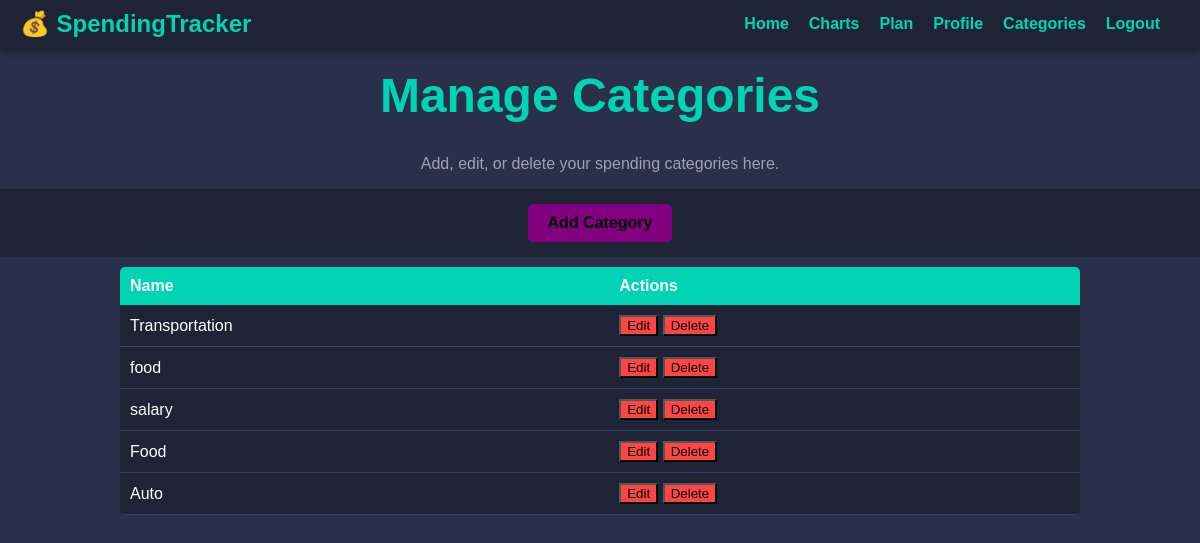
Before: /categories/ (signed in) with the older database file.
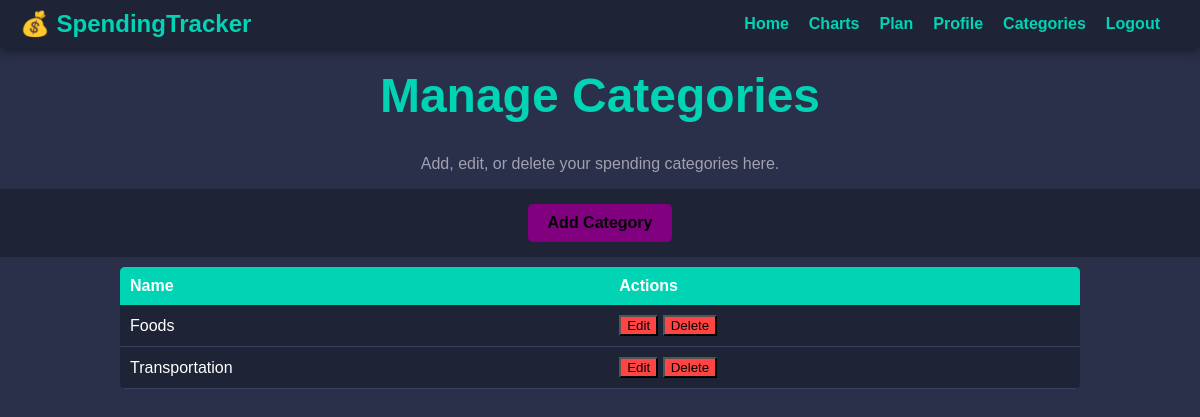
After: the same page with the newer database file.
### spending_tracker_app/models.py (models this page shows, shortened)
class Category(models.Model):
    name = models.CharField(max_length=100, unique=True)
    user = models.ForeignKey(User, on_delete=models.CASCADE)  # Add this line to associate categories with users

### spending_tracker_app/views.py (the view)
# urls.py: path('categories/', views.categories, name='categories'),
@login_required
def categories(request):
    categories = Category.objects.filter(user=request.user)
    context = {'categories': categories}
    return render(request, 'categories.html', context)

### spending_tracker_app/templates/categories.html (shortened to what this page needs)
{% extends 'base.html' %}
{% load static %}
{% block content %}
<h1>Manage Categories</h1>
<p>Add, edit, or delete your spending categories here.</p>
<div class="action-buttons">
    <button class="add-category-btn" style="background-color: purple;" onclick="openCategoryForm()">Add Category</button>
</div>
<table id="categoryTable">
    <thead>
    <tr style="background-color: teal;">
        <th>Name</th>
        <th>Actions</th>
    </tr>
    </thead>
    <tbody>
    {% for cat in categories %}
    <tr>
        <td>{{ cat.name }}</td>
        <td>
            <button onclick="editCategory({{ cat.id }}, '{{ cat.name }}')" style="background-color: #ff4444;">Edit</button>
            <button onclick="confirmDeleteCategory({{ cat.id }})" style="background-color: #ff4444;">Delete</button>
        </td>
    </tr>
    {% endfor %}
    </tbody>
</table>
{% endblock %}

### spending_tracker_app/templates/base.html (shortened to what this page needs)
{% load static %}
<!DOCTYPE html>
<html lang="en">
<head>
    {% load static %}
    <link rel="stylesheet" href="{% static 'css/style.css' %}">
</head>
<body>
    <header>
    <div class="logo">💰 SpendingTracker</div>
    <nav>
        <ul>
            <li><a href="{% url 'spending_tracker_app:index' %}">Home</a></li>
            <li><a href="{% url 'spending_tracker_app:charts' %}">Charts</a></li>
            <li><a href="{% url 'spending_tracker_app:plans' %}">Plan</a></li>
            <li><a href="{% url 'spending_tracker_app:profile' %}">Profile</a></li>
            <li><a href="{% url 'spending_tracker_app:categories' %}">Categories</a></li>
            <li>
                {% if user.is_authenticated %}
                    <a href="#" onclick="openLogoutModal()">Logout</a>
                {% else %}
                    <a href="{% url 'login' %}">Login</a>
                {% endif %}
            </li>
        </ul>
    </nav>
</header>
    <main>
        {% block content %}{% endblock %}
    </main>
</body>
</html>

### spending_tracker_app/static/css/style.css (style rules this page uses)
body { font-family: Arial, sans-serif; margin: 0; padding: 0; background-color: #2a2f4a; color: #fff; }
header { display: flex; justify-content: space-between; align-items: center; background-color: #1e2336; padding: 10px 20px; box-shadow: 0 2px 10px rgba(0, 0, 0, 0.5); }
.logo { font-size: 24px; font-weight: bold; color: #00d4b4; }
nav ul { list-style: none; display: flex; margin: 0; padding: 0; }
nav ul li { margin-left: 20px; }
nav ul li a { color: #00d4b4; text-decoration: none; font-weight: bold; }
h1 { font-size: 48px; color: #00d4b4; text-align: center; margin-top: 20px; }
p { text-align: center; color: #a0a0b0; }
.action-buttons { display: flex; justify-content: center; gap: 15px; padding: 15px; background-color: #1e2336; margin: 10px 0; }
.add-category-btn { background-color: #9b59b6; padding: 10px 20px; font-size: 16px; font-weight: bold; border: none; border-radius: 5px; cursor: pointer; }
table { width: 95%; margin: 10px auto; border-collapse: collapse; background-color: #1e2336; border-radius: 5px; overflow: hidden; }
th { background-color: #00d4b4; padding: 10px; text-align: left; cursor: pointer; }
td { padding: 10px; text-align: left; border-bottom: 1px solid #3a4060; }
#categoryTable { width: 80%; margin: 10px auto; border-collapse: collapse; background-color: #1e2336; border-radius: 5px; overflow: hidden; }
#categoryTable th { background-color: #00d4b4; padding: 10px; text-align: left; }
#categoryTable td { padding: 10px; border-bottom: 1px solid #3a4060; }

Changed rows visible on the page:
removed Category: name "food"
removed Category: name "salary"
removed Category: name "Food"
removed Category: name "Auto"
added Category: name "Foods"
